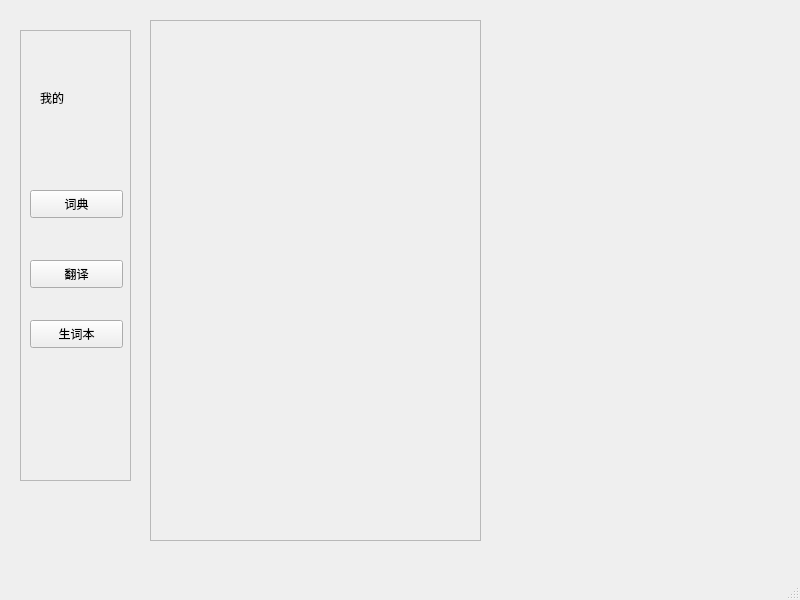
<?xml version="1.0" encoding="UTF-8"?>
<ui version="4.0">
 <class>MainWindow</class>
 <widget class="QMainWindow" name="MainWindow">
  <property name="geometry">
   <rect>
    <x>0</x>
    <y>0</y>
    <width>800</width>
    <height>600</height>
   </rect>
  </property>
  <property name="windowTitle">
   <string>MainWindow</string>
  </property>
  <widget class="QWidget" name="centralwidget">
   <widget class="QFrame" name="frame_nav">
    <property name="geometry">
     <rect>
      <x>20</x>
      <y>30</y>
      <width>111</width>
      <height>451</height>
     </rect>
    </property>
    <property name="frameShape">
     <enum>QFrame::StyledPanel</enum>
    </property>
    <property name="frameShadow">
     <enum>QFrame::Raised</enum>
    </property>
    <widget class="QPushButton" name="pushButton">
     <property name="geometry">
      <rect>
       <x>10</x>
       <y>160</y>
       <width>93</width>
       <height>28</height>
      </rect>
     </property>
     <property name="text">
      <string>词典</string>
     </property>
    </widget>
    <widget class="QPushButton" name="pushButton_2">
     <property name="geometry">
      <rect>
       <x>10</x>
       <y>230</y>
       <width>93</width>
       <height>28</height>
      </rect>
     </property>
     <property name="text">
      <string>翻译</string>
     </property>
    </widget>
    <widget class="QPushButton" name="pushButton_3">
     <property name="geometry">
      <rect>
       <x>10</x>
       <y>290</y>
       <width>93</width>
       <height>28</height>
      </rect>
     </property>
     <property name="text">
      <string>生词本</string>
     </property>
    </widget>
    <widget class="QLabel" name="label">
     <property name="geometry">
      <rect>
       <x>20</x>
       <y>60</y>
       <width>72</width>
       <height>15</height>
      </rect>
     </property>
     <property name="text">
      <string>我的</string>
     </property>
    </widget>
   </widget>
   <widget class="QFrame" name="frame_content">
    <property name="geometry">
     <rect>
      <x>150</x>
      <y>20</y>
      <width>331</width>
      <height>521</height>
     </rect>
    </property>
    <property name="frameShape">
     <enum>QFrame::StyledPanel</enum>
    </property>
    <property name="frameShadow">
     <enum>QFrame::Raised</enum>
    </property>
   </widget>
  </widget>
  <widget class="QMenuBar" name="menubar">
   <property name="geometry">
    <rect>
     <x>0</x>
     <y>0</y>
     <width>800</width>
     <height>26</height>
    </rect>
   </property>
  </widget>
  <widget class="QStatusBar" name="statusbar"/>
 </widget>
 <resources/>
 <connections/>
</ui>
